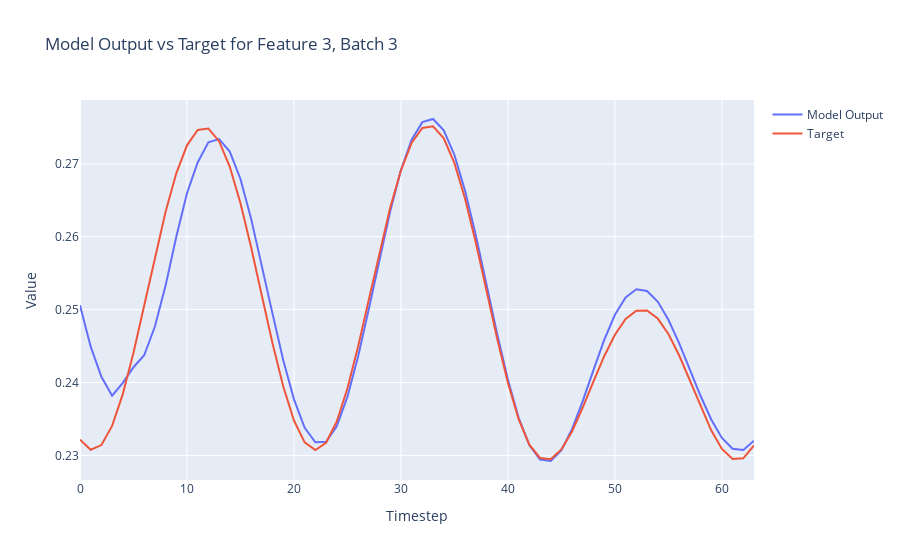

The code cell stored with this chart in its notebook:
### Code cell
import plotly.graph_objects as go

def plot_model_output_vs_target(model_outputs, targets, batch_index=0, feature_index=0):
    # Extract the specified feature for the given batch from both the model outputs and targets
    model_output_series = model_outputs[batch_index, :, feature_index].detach().numpy()
    target_series = targets[batch_index, :, feature_index].numpy()
    
    # Create a range for the x-axis (timesteps)
    timesteps = list(range(model_output_series.shape[0]))
    
    # Create traces
    model_trace = go.Scatter(x=timesteps, y=model_output_series, mode='lines', name='Model Output')
    target_trace = go.Scatter(x=timesteps, y=target_series, mode='lines', name='Target')
    
    # Create the figure and add traces
    fig = go.Figure()
    fig.add_trace(model_trace)
    fig.add_trace(target_trace)
    
    # Add title and labels
    fig.update_layout(title=f'Model Output vs Target for Feature {feature_index}, Batch {batch_index}',
                      xaxis_title='Timestep',
                      yaxis_title='Value')
    
    # Show the figure
    fig.show()

# Assuming `y` and `Y` are your model outputs and targets, respectively
# Adjust batch_index and feature_index as needed
plot_model_output_vs_target(outputs, Y, batch_index=3, feature_index=3)

### Figure 1 — Plotly figure (JSON) as saved in the notebook; plotly's stock layout.template omitted (floating-point values rounded to 4 significant figures)
{"data": [{"mode": "lines", "name": "Model Output", "type": "scatter", "x": [0, 1, 2, 3, 4, 5, 6, 7, 8, 9, 10, 11, 12, 13, 14, 15, 16, 17, 18, 19, 20, 21, 22, 23, 24, 25, 26, 27, 28, 29, 30, 31, 32, 33, 34, 35, 36, 37, 38, 39, 40, 41, 42, 43, 44, 45, 46, 47, 48, 49, 50, 51, 52, 53, 54, 55, 56, 57, 58, 59, 60, 61, 62, 63], "y": [0.2506, 0.2449, 0.2408, 0.2382, 0.2399, 0.2421, 0.2437, 0.2477, 0.2533, 0.26, 0.266, 0.2702, 0.273, 0.2734, 0.2717, 0.2679, 0.2624, 0.2561, 0.2494, 0.2431, 0.2377, 0.2338, 0.2318, 0.2319, 0.234, 0.2381, 0.2436, 0.2501, 0.257, 0.2635, 0.2692, 0.2733, 0.2757, 0.2762, 0.2746, 0.2712, 0.2663, 0.2602, 0.2534, 0.2466, 0.2404, 0.2352, 0.2314, 0.2294, 0.2292, 0.2307, 0.2336, 0.2375, 0.2417, 0.2458, 0.2493, 0.2517, 0.2528, 0.2526, 0.2511, 0.2486, 0.2454, 0.2418, 0.2382, 0.2349, 0.2324, 0.2309, 0.2307, 0.232]}, {"mode": "lines", "name": "Target", "type": "scatter", "x": [0, 1, 2, 3, 4, 5, 6, 7, 8, 9, 10, 11, 12, 13, 14, 15, 16, 17, 18, 19, 20, 21, 22, 23, 24, 25, 26, 27, 28, 29, 30, 31, 32, 33, 34, 35, 36, 37, 38, 39, 40, 41, 42, 43, 44, 45, 46, 47, 48, 49, 50, 51, 52, 53, 54, 55, 56, 57, 58, 59, 60, 61, 62, 63], "y": [0.2322, 0.2308, 0.2314, 0.234, 0.2384, 0.2441, 0.2506, 0.2572, 0.2634, 0.2687, 0.2725, 0.2746, 0.2748, 0.2731, 0.2696, 0.2646, 0.2585, 0.2519, 0.2453, 0.2395, 0.2348, 0.2318, 0.2307, 0.2317, 0.2347, 0.2392, 0.245, 0.2514, 0.2579, 0.264, 0.2691, 0.2729, 0.2749, 0.2752, 0.2735, 0.2701, 0.2652, 0.2592, 0.2526, 0.246, 0.2399, 0.235, 0.2315, 0.2296, 0.2295, 0.2308, 0.2333, 0.2366, 0.2402, 0.2436, 0.2466, 0.2487, 0.2498, 0.2499, 0.2488, 0.2467, 0.2437, 0.2403, 0.2367, 0.2334, 0.2309, 0.2295, 0.2296, 0.2314]}], "layout": {"title": {"text": "Model Output vs Target for Feature 3, Batch 3"}, "xaxis": {"title": {"text": "Timestep"}}, "yaxis": {"title": {"text": "Value"}}}}
